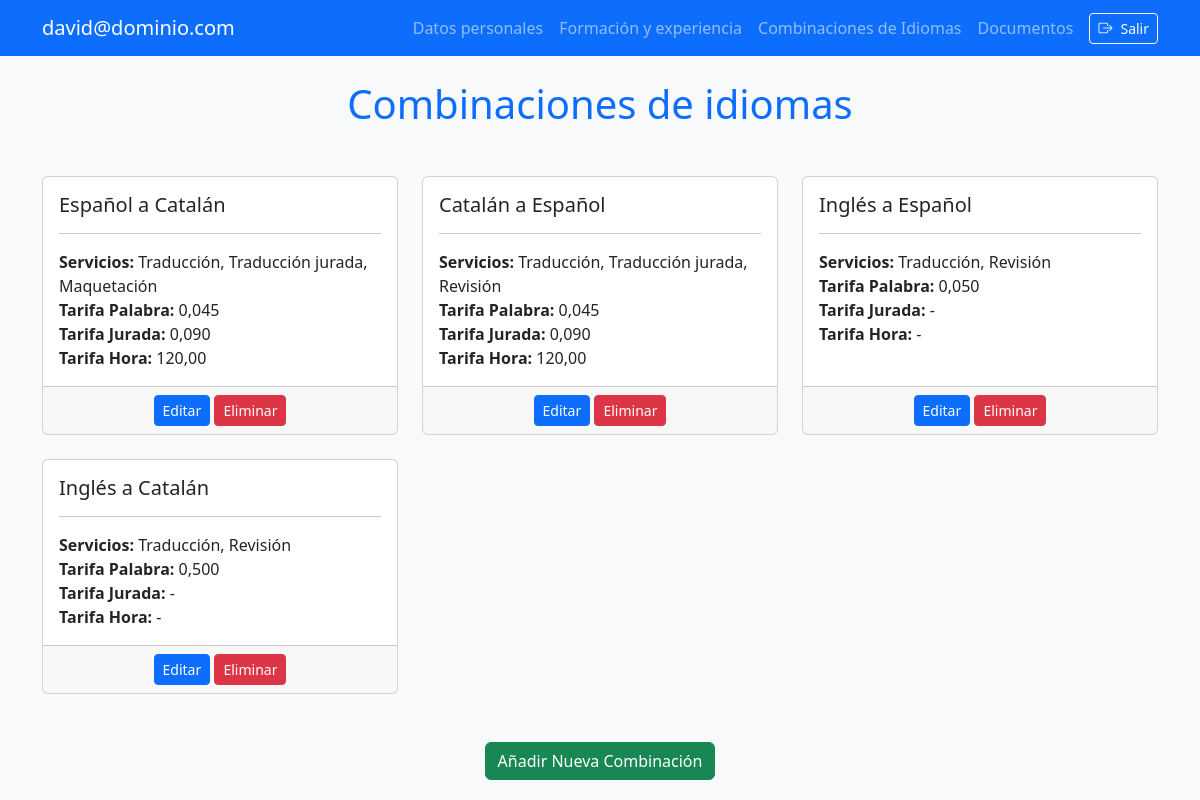
The app's page /language-combinations/ (signed in) with its own data.
### translators/models.py (models this page shows, shortened)
class Translator(AbstractBaseUser, PermissionsMixin):
    email = models.EmailField(unique=True, verbose_name='Email')
    first_name = models.CharField(max_length=100, verbose_name='Nombre')
    last_name = models.CharField(max_length=200, verbose_name='Apellidos')
    address = models.CharField(max_length=200, verbose_name='Dirección')
    postal_code = models.IntegerField(null=True, verbose_name='Código Postal')
    province = models.CharField(max_length=25, choices=PROVINCES, verbose_name='Provincia')
    country = models.CharField(max_length=50, choices=COUNTRIES, verbose_name='País', blank=True)
    gender = models.CharField(max_length=9, choices=GENDER, verbose_name='Género', default='Otros')
    mobile_phone = models.CharField(max_length=18, blank=True, verbose_name='Nº Tlf Móvil')
    birth_date = models.DateField(null=True, blank=True, default=date(2000, 1, 1), verbose_name='Fecha de Nacimiento')
    registration_date = models.DateTimeField(null=True, blank=True, default=timezone.now, verbose_name='Fecha de registro')
    last_access = models.DateTimeField(null=True, blank=True, default=date(2000, 1, 1), verbose_name='Último acceso')
    is_active = models.BooleanField(default=True)
    is_staff = models.BooleanField(default=False)
    objects = TranslatorManager()
    USERNAME_FIELD = 'email'
    REQUIRED_FIELDS = ['first_name', 'last_name']

class LanguageCombination(models.Model):
    translator = models.ForeignKey(Translator, on_delete=models.CASCADE, related_name='language_combination')
    source_language = models.CharField(max_length=50, choices=LANGUAGES, blank=False, verbose_name='Idioma Origen')
    target_language = models.CharField(max_length=50, choices=LANGUAGES, blank=False, verbose_name='Idioma Destino')
    services = models.TextField(max_length=200, blank=True, verbose_name='Servicios')
    text_types = models.TextField(max_length=100, blank=True, verbose_name='Textos')
    price_per_word = models.DecimalField(max_digits=8, decimal_places=3, null=True, blank=True, verbose_name='Precio/pal. (€)')
    sworn_price_per_word = models.DecimalField(max_digits=8, decimal_places=3, null=True, blank=True, verbose_name='Precio/pal. Jurada (€)')
    price_per_hour = models.DecimalField(max_digits=8, decimal_places=2, null=True, blank=True, verbose_name='Precio/hora (€)')
    REQUIRED_FIELDS = ['source_language', 'target_language']
    class Meta:
        constraints = [
            models.UniqueConstraint(
                fields=['translator', 'source_language', 'target_language'],
                name='unique_language_combination'
            )
    ]

### translators/views.py (the view)
# urls.py: path('language-combinations/', LanguageCombinationListView.as_view(), name='language_combinations'),
class LanguageCombinationListView(LoginRequiredMixin, ListView):
    model = LanguageCombination
    template_name = 'translators/language-combinations.html'
    context_object_name = 'combinations'
    def get_queryset(self):
        return LanguageCombination.objects.filter(translator=self.request.user)

### translators/templates/translators/language-combinations.html (shortened to what this page needs)
{% extends "base.html" %}
{% block pagetitle %}Combinaciones de idiomas{% endblock %}
{% block content %}
{% if combinations.exists %}
    <div class="row">
        {% for combination in combinations %}
            <div class="col-md-4 mb-4">
                <div class="card h-100">
                    <div class="card-body">
                        <h5 class="card-title">{{ combination.source_language }} a {{ combination.target_language }}</h5>
                        <hr>
                        <p class="card-text">
                            <strong>Servicios:</strong> {{ combination.services }}<br>
                            <strong>Tarifa Palabra:</strong> {{ combination.price_per_word|default:"-" }}<br>
                            <strong>Tarifa Jurada:</strong> {{ combination.sworn_price_per_word|default:"-" }}<br>
                            <strong>Tarifa Hora:</strong> {{ combination.price_per_hour|default:"-" }}
                        </p>
                    </div>
                    <div class="card-footer text-center">
                        <a href="{% url 'combination_edit' combination.id %}" class="btn btn-sm btn-primary">Editar</a>
                        <form action="{% url 'combination_delete' combination.id %}" method="POST" class="d-inline">
                            <button type="submit" class="btn btn-sm btn-danger" onclick="return confirm('¿Estás seguro de que deseas eliminar esta combinación?');">Eliminar</button>
                        </form>
                    </div>
                </div>
            </div>
        {% endfor %}
    </div>
{% else %}
    <p class="text-muted text-center mt-3">No tienes combinaciones registradas.</p>
{% endif %}
<div class="text-center mt-4">
    <a href="{% url 'combination_add' %}" class="btn btn-success">Añadir Nueva Combinación</a>
</div>
{% endblock %}

### translators/templates/base.html (shortened to what this page needs)
<!DOCTYPE html>
<html lang="en">
<head>
    <link rel="stylesheet" href="https://cdn.jsdelivr.net/npm/bootstrap@5.3.0-alpha3/dist/css/bootstrap.min.css">
    <link rel="stylesheet" href="https://cdn.jsdelivr.net/npm/bootstrap-icons@1.10.3/font/bootstrap-icons.css">
    {% load static %}
    <link rel="stylesheet" href="{% static 'styles.css' %}">
</head>
<body>
    <nav class="navbar navbar-expand-lg navbar-dark bg-primary">
        <div class="container-fluid container-xl">
            <a class="navbar-brand fw-light" href="{% url 'dashboard' %}">{{ user.email }}</a>
            <div class="collapse navbar-collapse" id="navbarNav">
                <ul class="navbar-nav ms-auto align-items-center">
                    {% if user.is_authenticated %}
                        <li class="nav-item">
                            <a href="{% url 'personal_data' %}" class="nav-link {% if request.path == '/translators/personal-data/' %}active{% endif %}">Datos personales</a>
                        </li>
                        <li class="nav-item">
                            <a href="{% url 'professional_profile' %}" class="nav-link {% if request.path == '/translators/professional-profile/' %}active{% endif %}">Formación y experiencia</a>
                        </li>
                        <li class="nav-item">
                            <a href="{% url 'language_combinations' %}" class="nav-link {% if request.path == '/translators/language-combinations/' %}active{% endif %}">Combinaciones de Idiomas</a>
                        </li>
                        <li class="nav-item">
                            <a href="{% url 'files' %}" class="nav-link {% if request.path == '/translators/files/' %}active{% endif %}">Documentos</a>
                        </li>
                        <li class="nav-item ms-2 d-flex align-items-center">
                            <form method="post" action="{% url 'logout' %}" class="d-inline">
                                <button type="submit" class="btn btn-outline-light btn-sm" title="Cerrar sesión">
                                    <i class="bi bi-box-arrow-right me-2"></i>Salir
                                </button>
                            </form>
                        </li>
                    {% endif %}
                </ul>
            </div>
        </div>
    </nav>
    <div class="container-fluid container-xl mt-4 mb-4">
        <h1 class="mb-5 text-center text-primary">{% block pagetitle %}{% endblock %}</h1>
        {% block content %}
        {% endblock %}
    </div>
</body>
</html>

### translators/static/styles.css (style rules this page uses)
body { background-color: #f8f9fa; }

### records on screen
Translator: email "david@dominio.com"
LanguageCombination: source_language "Español", target_language "Catalán", services "Traducción, Traducción jurada, Maquetación", price_per_word "0,045", sworn_price_per_word "0,090", price_per_hour "120,00"
LanguageCombination: source_language "Catalán", target_language "Español", services "Traducción, Traducción jurada, Revisión", price_per_word "0,045", sworn_price_per_word "0,090", price_per_hour "120,00"
LanguageCombination: source_language "Inglés", target_language "Español", services "Traducción, Revisión", price_per_word "0,050", sworn_price_per_word "-", price_per_hour "-"
LanguageCombination: source_language "Inglés", target_language "Catalán", services "Traducción, Revisión", price_per_word "0,500", sworn_price_per_word "-", price_per_hour "-"
